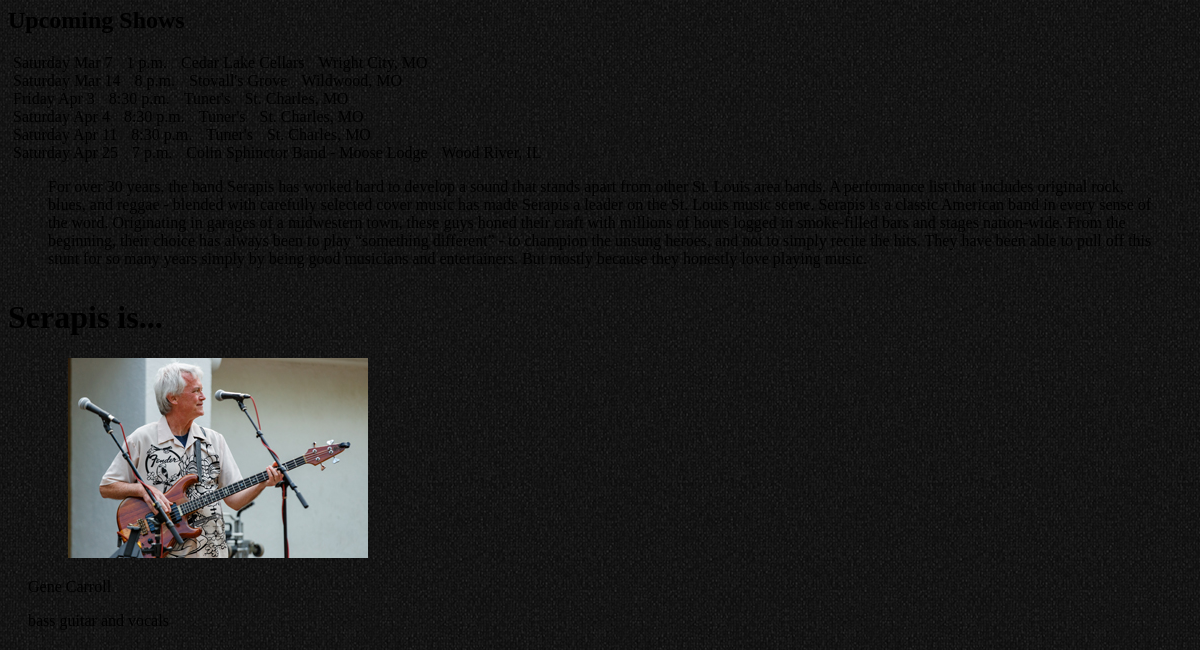
/ (lower part), run on an earlier commit of the app's database.
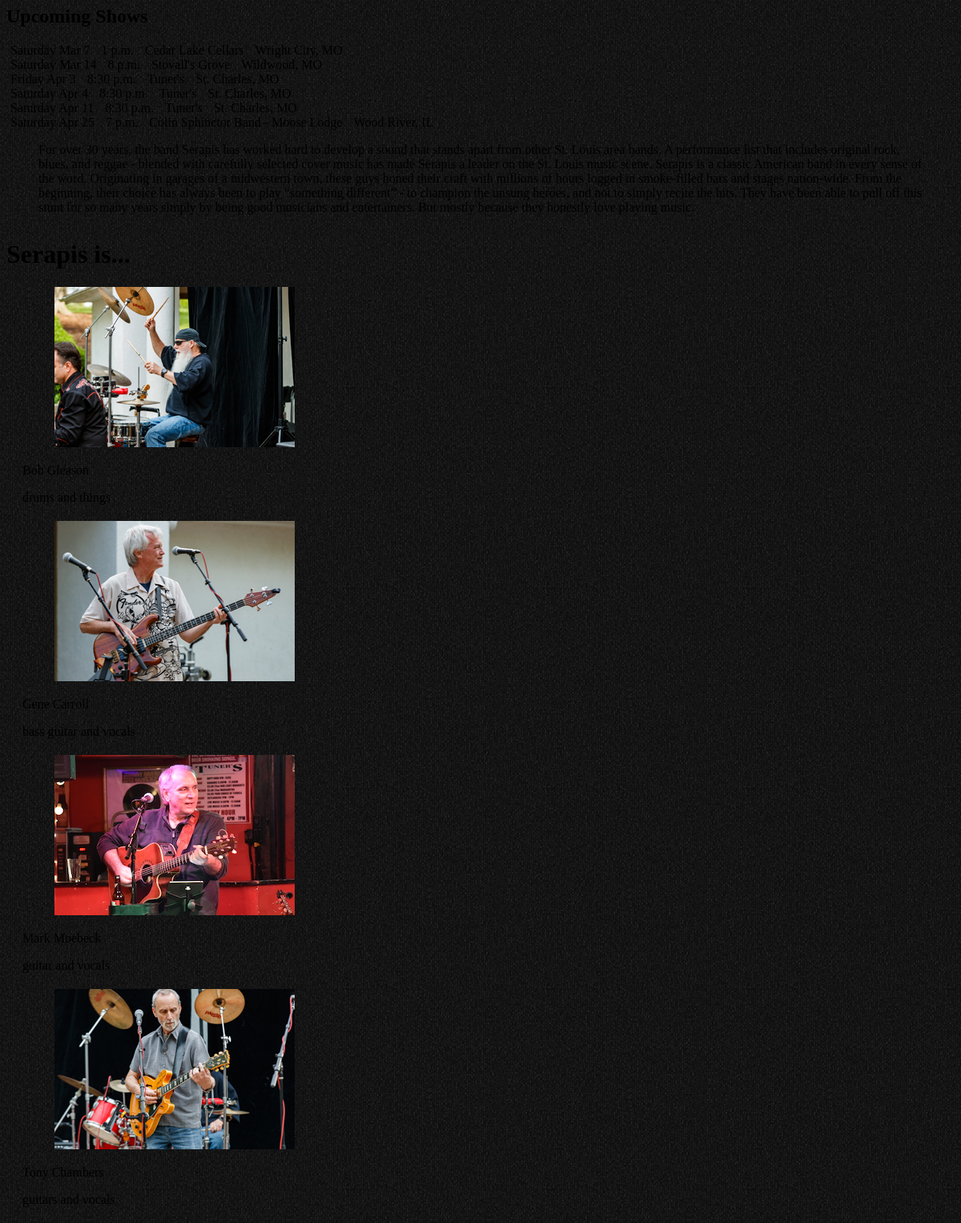
And on a later commit of the database.
### shows/models.py (models this page shows, shortened)
class Show(models.Model):
    class Meta:
        ordering = ['-show_date']
    venue = models.CharField(max_length=100)
    show_date = models.DateTimeField()
    city = models.CharField(max_length=100)

class Musician(models.Model):
    class Meta:
        ordering = ['name']
    name = models.CharField(max_length=50)
    description = models.CharField(max_length=100)
    photo = models.ImageField(upload_to='member_photos')

### shows/views.py (the view)
# urls.py: path('', views.index, name='index'),
def index(request):
    show_list = Show.objects.order_by('show_date')
    members = Musician.objects.order_by('name')
    photos = Photo.objects.all
    context = {
        'show_list': show_list,
        'members': members,
        'photos': photos,
    }
    return render(request, 'shows/index.html', context)

### shows/templates/shows/index.html (shortened to what this page needs)
{% load static %}
{% load slideshow %}
{% get_media_prefix as MEDIA_URL %}
<!DOCTYPE html>
<html lang="en" dir="ltr">
<head>
  <link rel="stylesheet" type="text/css" href="{% static '/css/styles.css' %}">
  <link rel="stylesheet" type="text/css" href="{% static '/css/bulma-helpers.css' %}">
  {% load django_simple_bulma %}
</head>
<body>
  {% block main %}
  <section class="section">
    <div class="container is-fullhd">
      <div class="columns">
        <div class="column">
          <h1 class="title has-text-white">Upcoming Shows</h1>
          <div class="tile is-ancestor">
            <div class="tile is-vertical is-parent">
              {% for show in show_list %}
              <article class="tile is-child box has-background-warning">
                <span class="is-size-3 show-text">
                  {{show.show_date|date:"l M j"}}</span>
                <span class="is-size-3 has-text-weight-light show-text">
                  {{show.show_date|time:"P"}}</span>
                <span class="is-size-4 show-text">
                  {{show.venue}}</span>
                <span class="is-size-5 show-text">
                  {{show.city}}</span>
              </article>
              {% endfor %}
            </div>
          </div>
        </div>
      </div>
    </div>
  </section>
  {% endblock %}
  {% block secondary %}
  <div>
    <p class="is-size-6 has-text-white has-margin-left-40 has-margin-right-40 has-padding-bottom-10">
      For over 30 years, the band Serapis has worked hard to develop a sound that stands apart from other St. Louis area bands. A performance list that includes original rock, blues, and reggae - blended with carefully selected cover music has made
      Serapis a leader on the St. Louis music scene. Serapis is a classic American band in every sense of the word. Originating in garages of a midwestern town, these guys honed their craft with millions of hours logged in smoke-filled bars and
      stages nation-wide. From the beginning, their choice has always been to play “something different” - to champion the unsung heroes, and not to simply recite the hits. They have been able to pull off this stunt for so many years simply by
      being good musicians and entertainers. But mostly because they honestly love playing music.
    </p>
  </div>
  <h1 class="title has-text-centered has-text-white">Serapis is...</h1>
  <section class="columns">
    {% for member in members %}
    <div class="card column has-margin-20 is-paddingless">
      <div class="card-image">
        <figure class="image">
          <img src="{{ MEDIA_URL }}{{ member.photo }}" />
        </figure>
      </div>
      <div class="card-content">
        <p class="title is-5">
          {{ member.name }}
        </p>
        <p class="subtitle is-7">
          {{ member.description }}
        </p>
      </div>
    </div>
    {% endfor %}
  </section>
  {% endblock %}
</body>
</html>

### shows/static/css/styles.css (style rules this page uses)
body { background-image: url('dirty-old-black-shirt.png'); background-color: #000000; }
section { flex-wrap: wrap; }
.show-text { margin: 5px; color: #000000; }

What changed in the data, as far as the page shows it:
added Musician: photo (picture), name "Bob Gleason", description "drums and things"
added Musician: photo (picture), name "Mark Moebeck", description "guitar and vocals"
added Musician: photo (picture), name "Tony Chambers", description "guitars and vocals"
